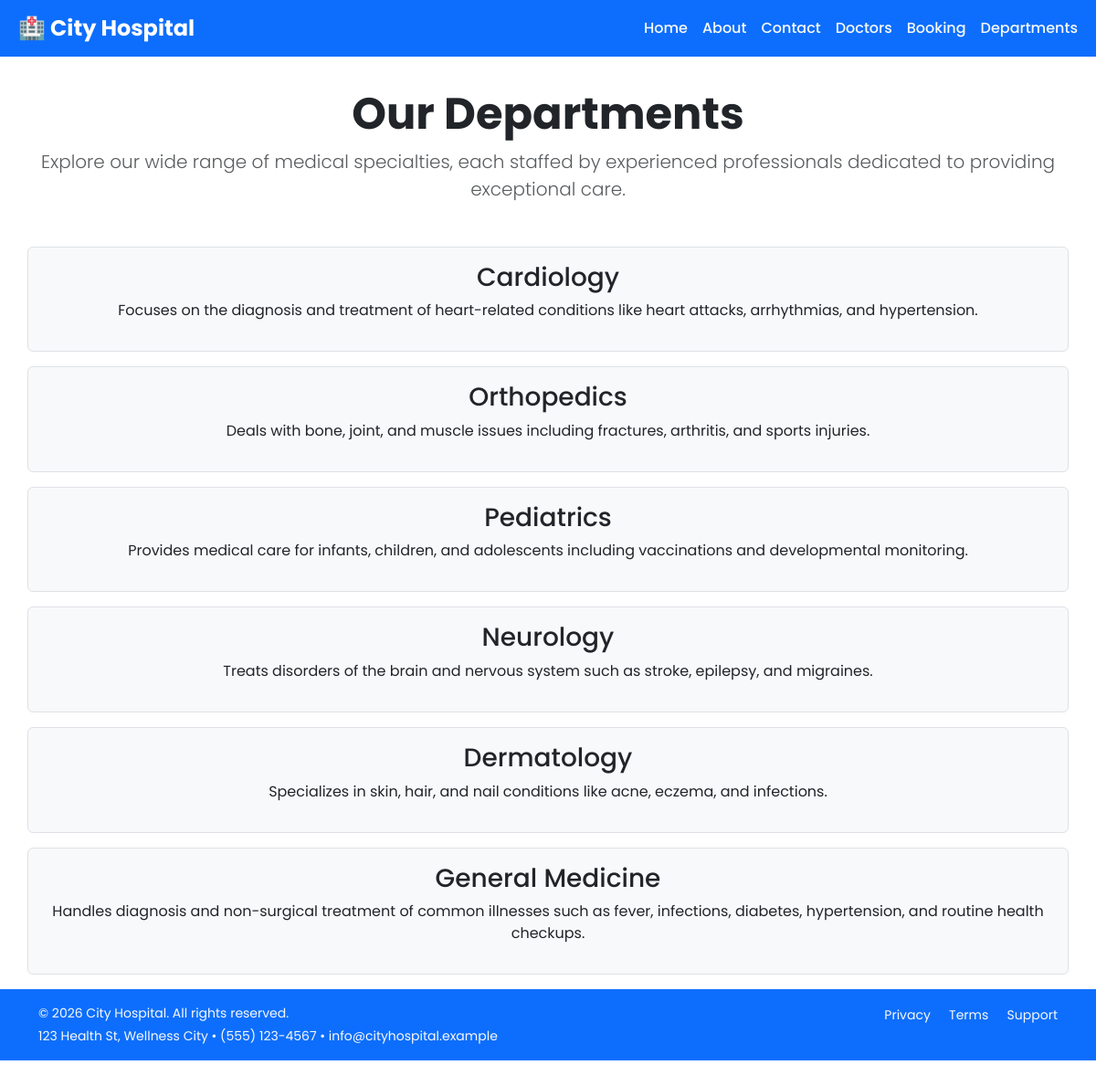
Screenshot of /departments/ with the database file from the repository.
### home/models.py (models this page shows, shortened)
class Departments(models.Model):
    dep_name = models.CharField(max_length=100)
    dep_description = models.TextField()

### home/views.py (the view)
# urls.py: path('departments/', views.departments, name='departments'),
def departments(request):
    dict_dept = {
        'dept' : Departments.objects.all()
    }
    return render(request, 'departments.html', dict_dept)

### templates/departments.html (shortened to what this page needs)
{% extends "base.html" %}
{% block content %}
    <h1 class="text-center display-5 fw-bold mt-3">Our Departments</h1>
    <p class="text-center lead text-muted mb-5">
        Explore our wide range of medical specialties, each staffed by experienced professionals dedicated to providing exceptional care.
    </p>
    {% for d in dept %}
    <div class="container  border rounded bg-light text-center p-3 mb-3">
        <h3>{{d.dep_name}}</h3>
        <p>{{d.dep_description}}</p>
    </div>
    {% endfor %}
{% endblock %}

### static/css/style.css (style rules this page uses)
body { font-family: 'Poppins', sans-serif; }

### rows the page displays
Departments: dep_name "Cardiology", dep_description "Focuses on the diagnosis and treatment of heart-related conditions like heart attacks, arrhythmias, and hypertension."
Departments: dep_name "Orthopedics", dep_description "Deals with bone, joint, and muscle issues including fractures, arthritis, and sports injuries."
Departments: dep_name "Pediatrics", dep_description "Provides medical care for infants, children, and adolescents including vaccinations and developmental monitoring."
Departments: dep_name "Neurology", dep_description "Treats disorders of the brain and nervous system such as stroke, epilepsy, and migraines."
Departments: dep_name "Dermatology", dep_description "Specializes in skin, hair, and nail conditions like acne, eczema, and infections."
Departments: dep_name "General Medicine", dep_description "Handles diagnosis and non-surgical treatment of common illnesses such as fever, infections, diabetes, hypertension, and routine health checkups."
